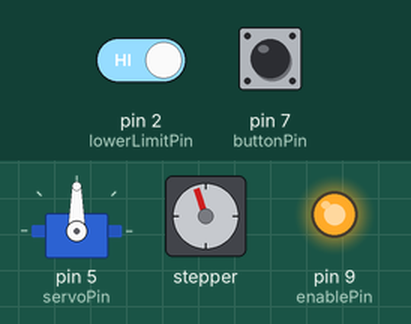
The sketch below on a simulated Arduino Uno, built with avr-gcc and run on an emulated ATmega328P. On the bench: servo, stepper motor, output pins drawn as LEDs (lit = HIGH). The inputs (shaded band) are chosen by the test bench; at power-on: pin 2 (lowerLimitPin) HIGH, pin 7 (buttonPin) LOW. Stepper angles assume 200 steps per turn; what the sketch prints to the serial monitor is not drawn.

Above: at 0.8 s.
0.9 s: pin 2 (lowerLimitPin) driven LOW
At 1.3 s:
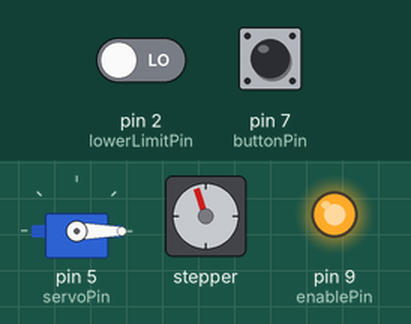
2.4 s: pin 7 (buttonPin) pulled HIGH for 0.15 s
At 3.1 s:
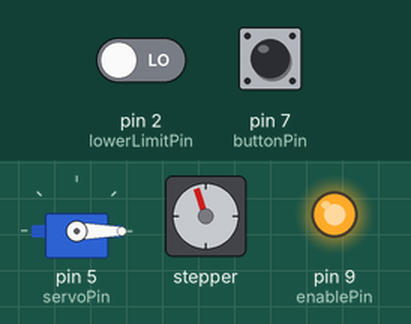
5.5 s: pin 2 (lowerLimitPin) driven HIGH
8.5 s: pin 2 (lowerLimitPin) driven LOW
11.5 s: pin 2 (lowerLimitPin) driven HIGH
14.5 s: pin 2 (lowerLimitPin) driven LOW
Timing chart, 0 to 65.0 s (numbered marks = the images above; inputs shaded):
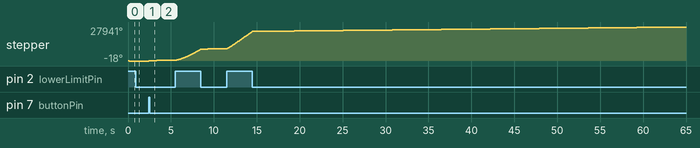

The sketch:

screw_R0.ino
```cpp
#include <AccelStepper.h>
#include <Servo.h>

const int buttonPin = 7;    // פין שאליו מחובר הלחצן
const int servoPin = 5;     // פין שאליו מחובר הסרוו
const int stepPin = 8;      // פין ה-PUL של בקר ה-TB6600
const int dirPin = 10;      // פין ה-DIR של בקר ה-TB6600
const int enablePin = 9;    // פין ה-ENA של בקר ה-TB6600
const int lowerLimitPin = 2; // פין של מפסק הגבול התחתון


int buttonState = 0;        // משתנה לאחסון מצב הלחצן הנוכחי
int lastButtonState = 0;    // משתנה לאחסון מצב הלחצן הקודם
bool programStarted = false; // דגל לבדיקת תחילת התוכנית
bool errorFlag = false;  // משתנה שמייצג את מצב השגיאה
AccelStepper stepper(AccelStepper::DRIVER, stepPin, dirPin); // יצירת אובייקט למנוע צעד
Servo myServo;               // יצירת אובייקט סרוו

void setup() {
  pinMode(buttonPin, INPUT);
  pinMode(enablePin, OUTPUT);
  pinMode(lowerLimitPin, INPUT_PULLUP);

  myServo.attach(servoPin);
  Serial.begin(9600);

  stepper.setMaxSpeed(1000000);
  stepper.setAcceleration(1500);
  stepper.setSpeed(30000);
  digitalWrite(enablePin, HIGH);
  home();

}

void loop() {

// קריאת מצב הלחצן הנוכחי
  buttonState = digitalRead(buttonPin);

  // בדיקה אם יש שינוי ממצב לא לחוץ ללחוץ
  if (buttonState == HIGH && lastButtonState == LOW && !programStarted) {
    Serial.println("Button pressed, starting the program...");
    programStarted = true; // התחלת התוכנית
    motion();

  }

  // שמירת המצב הנוכחי למצב הקודם ללולאה הבאה
  lastButtonState = buttonState;
}
void stopProgram() {
  Serial.println("Program stopped.");
  while (true);
}
```

home.ino
```cpp
void home() {
  if (digitalRead(lowerLimitPin) == HIGH) {


  Serial.println("Start Homing ");
  // Move towards the limit switch slowly

  stepper.setSpeed(30000);
  stepper.moveTo(-10);

  // While we haven't hit the limit switch, keep moving
  while (digitalRead(lowerLimitPin)) {
    Serial.println("going home");
    stepper.run();
  }

  // We hit the limit switch, so first stop and back up a bit
  stepper.stop();
  delay(50); // Short delay for the stop to take effect
  stepper.setCurrentPosition(0); // Set this position as 0
 // stepper.move(-10); // Move back 100 steps from switch

  // Move back from the switch
 // while(stepper.currentPosition() > -10) {
 //   stepper.run();
 // }

  // Now set the desired position to go to after homing
 // stepper.setCurrentPosition(0); // Reset position again to 0 if needed


}


    myServo.write(0);              // tell servo to go to position in variable 'pos'
    delay(1000);


Serial.println("Press button to restart.");

}
```

motion.ino
```cpp
void motion() {

if (myServo.read() == 0) {
movestepper  (80000,"Going Up");
 }
 rotateServo(0, 128, 10);

if (myServo.read() == 128) {
movestepper  (0,"Going Down");
}
rotateServo(128, 0, 10);
  programStarted = false; // תסמן שהתוכנית הסתיימה

  Serial.println("Program stopped. Press button to restart.");
}
```

movestepper.ino
```cpp
void movestepper (long Position, const char* message ){
  Serial.println(message);
  if  (Position > 0) {

    stepper.moveTo(Position);
    while (stepper.distanceToGo() != 0) {  // נמשיך להריץ את המנוע עד שהוא יגיע ליעד
    if (stepper.distanceToGo() <= Position-200 && digitalRead(lowerLimitPin) == LOW ) {
       Serial.println("לא זז מהמקום");

       //stopProgram();
       }
    stepper.run();
      }
  } else{
    stepper.moveTo(Position);
  while (stepper.distanceToGo() != 0) {  // נמשיך להריץ את המנוע עד שהוא יגיע ליעד
    stepper.run();
  }
  if (digitalRead(lowerLimitPin) == HIGH ){
    Serial.println("לא הגיע למקום");

    //stopProgram();
     }
  }


delay(500);
  }
```

rotateServo.ino
```cpp
void rotateServo(int startAngle, int endAngle, int delayTime) {
  if (startAngle < endAngle) {
    for (int angle = startAngle; angle <= endAngle; angle++) {
      myServo.write(angle);
      delay(delayTime);
    }
  } else {
    for (int angle = startAngle; angle >= endAngle; angle--) {
      myServo.write(angle);
      delay(delayTime);
    }
  }
  delay(500);
}
```

Measured:
- after the input at 0.9 s, servo on pin 5 (servoPin): 90° → 0° after 0.06 s
- after the input at 2.4 s, stepper: keeps turning clockwise at about 182°/s, starting at once
